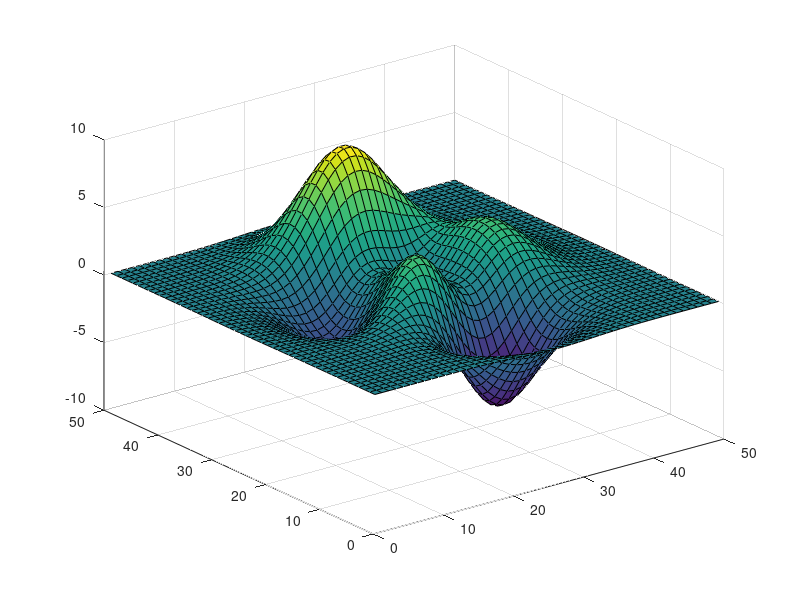

This chart was generated by the following MATLAB code:
% Placeholder example graph
surf(peaks(50));

% Initialises variables
frames = 50;
campos_start    = [1 1 1];
campos_end      = [1 1 1];
camtarget_start = [1 1 1];
camtarget_end   = [1 1 1];

% time from 0 to pi
t = linspace(0,pi,frames)';

% normalised parameter: 0 at the start and 1 at the end
theta = 0.5 * (1 - cos(t));

% calculate the plot variables
cameras = ones(frames,1)*campos_start    + theta*(campos_end    - campos_start   );
targets = ones(frames,1)*camtarget_start + theta*(camtarget_end - camtarget_start);

% capture the frames